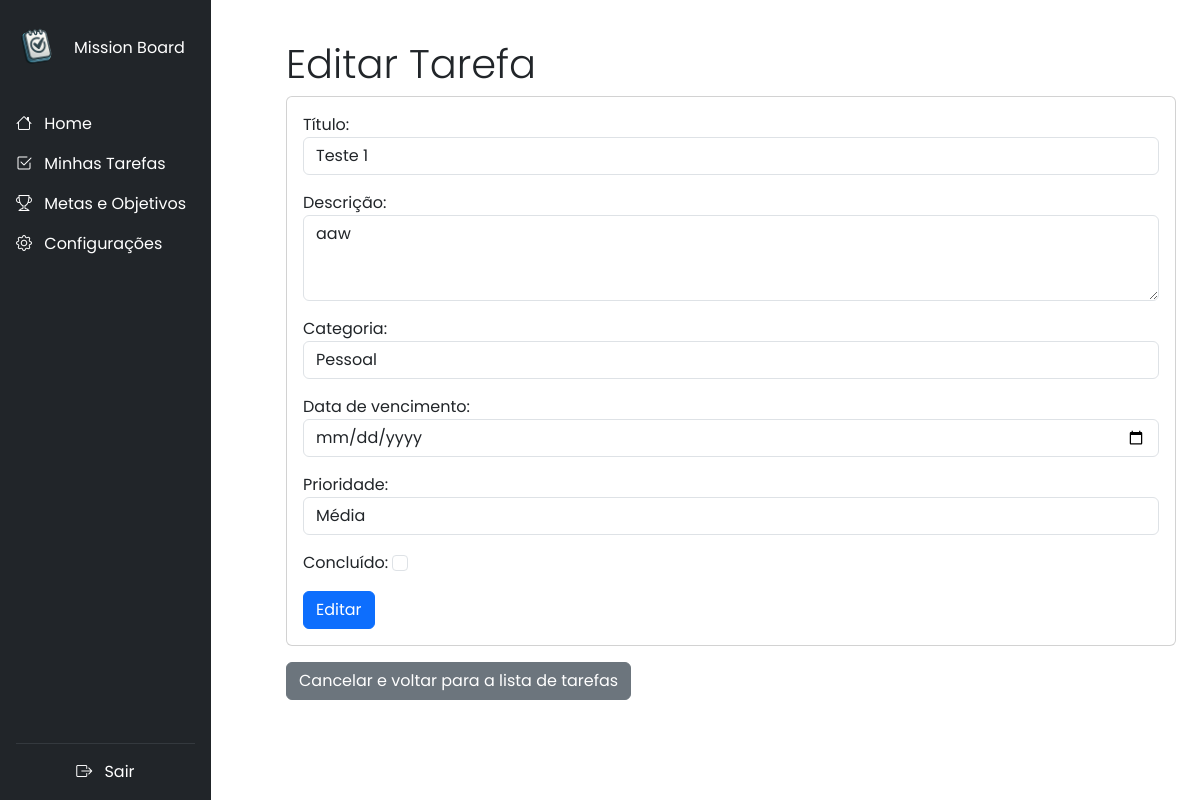
The app's page /task/update/7/ (signed in) with its own data.
### tasks/models.py (models this page shows, shortened)
class Task(models.Model):
    PRIORITY_CHOICES = [
        ('low', 'Baixa'),
        ('medium', 'Média'),
        ('high', 'Alta'),
    ]
    user = models.ForeignKey(User, verbose_name='Usuário', on_delete=models.CASCADE, max_length=50)
    title = models.CharField(max_length=255)
    description = models.TextField(blank=True, null=True)
    category = models.ForeignKey(Category, on_delete=models.SET_NULL, blank=True, null=True)
    due_date = models.DateField()
    priority = models.CharField(max_length=10, choices=PRIORITY_CHOICES, default='medium')
    completed = models.BooleanField(default=False)
    created_at = models.DateTimeField(auto_now_add=True)

### tasks/views.py (the view)
# urls.py: path('task/update/<int:pk>/', views.TaskUpdateView.as_view(), name='task_update'),
class TaskUpdateView(LoginRequiredMixin, UpdateView):
    model = models.Task
    template_name = 'task_update.html'
    form_class = forms.TaskForm
    success_url = reverse_lazy('task_list')

### tasks/forms.py
class TaskForm(forms.ModelForm):
    class Meta:
        model = models.Task
        fields = ['title', 'description', 'category', 'due_date', 'priority', 'completed']
        widgets = {
            'title': forms.TextInput(attrs={'class': 'form-control'}),
            'description': forms.Textarea(attrs={'class': 'form-control', 'rows': 3}),
            'category': forms.Select(attrs={'class': 'form-control'}),
            'due_date': forms.DateInput(attrs={'class': 'form-control', 'type': 'date'}),
            'priority': forms.Select(attrs={'class': 'form-control'}),
            'completed': forms.CheckboxInput(attrs={'class': 'form-check-input'}),
        } # Estilização do formulário
        labels = {
            'title': 'Título',
            'description': 'Descrição',
            'category': 'Categoria',
            'due_date': 'Data de vencimento',
            'priority': 'Prioridade',
            'completed': 'Concluído',
        } # Alterando o label para ficar em português

### tasks/models.py (called while the page is built)
    def __str__(self):
        return self.name

### tasks/templates/task_update.html (shortened to what this page needs)
{% extends 'base.html' %}
{% block content %}
<div class="container mt-4">
    <h3 class="display-6">Editar Tarefa</h3>
    <div class="card">
        <div class="card-body">
            <form action="{% url 'task_update' object.id%}" method="post" class="form">
                {{ form.as_p }}
                <button type="submit" class="btn btn-primary">Editar</button>
            </form>
        </div>
    </div>
    <a href="{% url 'task_list' %}" class="btn btn-secondary mt-3">Cancelar e voltar para a lista de tarefas</a>
</div>
{% endblock %}

### app/templates/base.html (style rules this page uses)
body { font-family: 'Poppins', sans-serif; }

### records on screen
Task: title "Teste 1", description "aaw", category "Pessoal", priority "Média"
